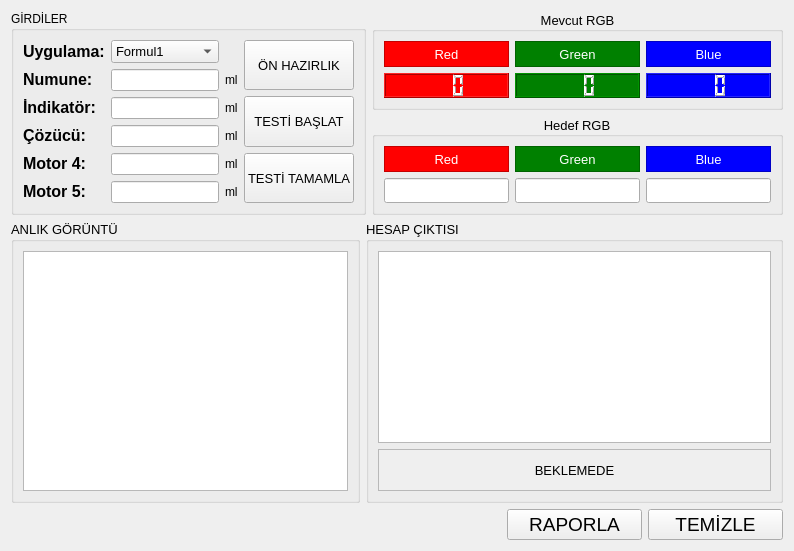
      <widget class="QWidget" name="tab_measure">
       <attribute name="title">
        <string>Ölçüm</string>
       </attribute>
       <layout class="QGridLayout" name="gridLayout_19">
        <item row="1" column="0">
         <widget class="QGroupBox" name="groupBox">
          <property name="sizePolicy">
           <sizepolicy hsizetype="Expanding" vsizetype="Expanding">
            <horstretch>0</horstretch>
            <verstretch>0</verstretch>
           </sizepolicy>
          </property>
          <property name="font">
           <font>
            <family>MS Shell Dlg 2</family>
            <pointsize>10</pointsize>
            <weight>50</weight>
            <italic>false</italic>
            <bold>false</bold>
           </font>
          </property>
          <property name="styleSheet">
           <string notr="true">font: 10pt &quot;MS Shell Dlg 2&quot;;</string>
          </property>
          <property name="title">
           <string>ANLIK GÖRÜNTÜ</string>
          </property>
          <layout class="QVBoxLayout" name="verticalLayout_11">
           <item>
            <widget class="QGraphicsView" name="graphicsView_2">
             <property name="sizePolicy">
              <sizepolicy hsizetype="Preferred" vsizetype="Preferred">
               <horstretch>0</horstretch>
               <verstretch>0</verstretch>
              </sizepolicy>
             </property>
             <property name="minimumSize">
              <size>
               <width>320</width>
               <height>240</height>
              </size>
             </property>
             <property name="maximumSize">
              <size>
               <width>960</width>
               <height>720</height>
              </size>
             </property>
             <property name="frameShadow">
              <enum>QFrame::Sunken</enum>
             </property>
             <property name="lineWidth">
              <number>4</number>
             </property>
            </widget>
           </item>
          </layout>
         </widget>
        </item>
        <item row="0" column="0" colspan="2">
         <widget class="QGroupBox" name="groupBox_3">
          <property name="sizePolicy">
           <sizepolicy hsizetype="Expanding" vsizetype="Expanding">
            <horstretch>0</horstretch>
            <verstretch>0</verstretch>
           </sizepolicy>
          </property>
          <property name="styleSheet">
           <string notr="true">font: 10pt &quot;MS Shell Dlg 2&quot;;</string>
          </property>
          <property name="title">
           <string>GİRDİLER</string>
          </property>
          <layout class="QGridLayout" name="gridLayout_16">
           <item row="0" column="0">
            <layout class="QGridLayout" name="gridLayout">
             <item row="4" column="0">
              <widget class="QLabel" name="label_40">
               <property name="text">
                <string>&lt;html&gt;&lt;head/&gt;&lt;body&gt;&lt;p&gt;&lt;span style=&quot; font-size:12pt; font-weight:600;&quot;&gt;Motor 4: &lt;/span&gt;&lt;/p&gt;&lt;/body&gt;&lt;/html&gt;</string>
               </property>
              </widget>
             </item>
             <item row="4" column="1">
              <widget class="QLineEdit" name="motor4_input">
               <property name="sizePolicy">
                <sizepolicy hsizetype="Expanding" vsizetype="Expanding">
                 <horstretch>0</horstretch>
                 <verstretch>0</verstretch>
                </sizepolicy>
               </property>
               <property name="styleSheet">
                <string notr="true">font: 18pt &quot;MS Shell Dlg 2&quot;;</string>
               </property>
              </widget>
             </item>
             <item row="4" column="2">
              <widget class="QLabel" name="label_41">
               <property name="text">
                <string>ml</string>
               </property>
              </widget>
             </item>
             <item row="0" column="0">
              <widget class="QLabel" name="label_27">
               <property name="text">
                <string>&lt;html&gt;&lt;head/&gt;&lt;body&gt;&lt;p&gt;&lt;span style=&quot; font-size:12pt; font-weight:600;&quot;&gt;Uygulama:&lt;/span&gt;&lt;/p&gt;&lt;/body&gt;&lt;/html&gt;</string>
               </property>
              </widget>
             </item>
             <item row="0" column="1">
              <widget class="QComboBox" name="formula_combobox">
               <property name="sizePolicy">
                <sizepolicy hsizetype="Expanding" vsizetype="Expanding">
                 <horstretch>0</horstretch>
                 <verstretch>0</verstretch>
                </sizepolicy>
               </property>
               <property name="font">
                <font>
                 <family>MS Shell Dlg 2</family>
                 <pointsize>10</pointsize>
                 <weight>50</weight>
                 <italic>false</italic>
                 <bold>false</bold>
                </font>
               </property>
               <property name="layoutDirection">
                <enum>Qt::LeftToRight</enum>
               </property>
               <property name="insertPolicy">
                <enum>QComboBox::NoInsert</enum>
               </property>
               <item>
                <property name="text">
                 <string>Formul1</string>
                </property>
               </item>
              </widget>
             </item>
             <item row="1" column="0">
              <widget class="QLabel" name="label_10">
               <property name="text">
                <string>&lt;html&gt;&lt;head/&gt;&lt;body&gt;&lt;p&gt;&lt;span style=&quot; font-size:12pt; font-weight:600;&quot;&gt;Numune:&lt;/span&gt;&lt;/p&gt;&lt;/body&gt;&lt;/html&gt;</string>
               </property>
              </widget>
             </item>
             <item row="1" column="2">
              <widget class="QLabel" name="label_35">
               <property name="text">
                <string>ml</string>
               </property>
              </widget>
             </item>
             <item row="1" column="1">
              <widget class="QLineEdit" name="sample_input">
               <property name="sizePolicy">
                <sizepolicy hsizetype="Expanding" vsizetype="Expanding">
                 <horstretch>0</horstretch>
                 <verstretch>0</verstretch>
                </sizepolicy>
               </property>
               <property name="styleSheet">
                <string notr="true">font: 18pt &quot;MS Shell Dlg 2&quot;;</string>
               </property>
              </widget>
             </item>
             <item row="2" column="1">
              <widget class="QLineEdit" name="indicator_input">
               <property name="sizePolicy">
                <sizepolicy hsizetype="Expanding" vsizetype="Expanding">
                 <horstretch>0</horstretch>
                 <verstretch>0</verstretch>
                </sizepolicy>
               </property>
               <property name="styleSheet">
                <string notr="true">font: 18pt &quot;MS Shell Dlg 2&quot;;</string>
               </property>
              </widget>
             </item>
             <item row="2" column="0">
              <widget class="QLabel" name="label_36">
               <property name="text">
                <string>&lt;html&gt;&lt;head/&gt;&lt;body&gt;&lt;p&gt;&lt;span style=&quot; font-size:12pt; font-weight:600;&quot;&gt;İndikatör:&lt;/span&gt;&lt;/p&gt;&lt;/body&gt;&lt;/html&gt;</string>
               </property>
              </widget>
             </item>
             <item row="2" column="2">
              <widget class="QLabel" name="label_38">
               <property name="text">
                <string>ml</string>
               </property>
              </widget>
             </item>
             <item row="3" column="2">
              <widget class="QLabel" name="label_37">
               <property name="text">
                <string>ml</string>
               </property>
              </widget>
             </item>
             <item row="3" column="1">
              <widget class="QLineEdit" name="titrant_input">
               <property name="sizePolicy">
                <sizepolicy hsizetype="Expanding" vsizetype="Expanding">
                 <horstretch>0</horstretch>
                 <verstretch>0</verstretch>
                </sizepolicy>
               </property>
               <property name="styleSheet">
                <string notr="true">font: 18pt &quot;MS Shell Dlg 2&quot;;</string>
               </property>
              </widget>
             </item>
             <item row="3" column="0">
              <widget class="QLabel" name="label_39">
               <property name="text">
                <string>&lt;html&gt;&lt;head/&gt;&lt;body&gt;&lt;p&gt;&lt;span style=&quot; font-size:12pt; font-weight:600;&quot;&gt;Çözücü:&lt;/span&gt;&lt;/p&gt;&lt;/body&gt;&lt;/html&gt;</string>
               </property>
              </widget>
             </item>
             <item row="5" column="0">
              <widget class="QLabel" name="label_42">
               <property name="text">
                <string>&lt;html&gt;&lt;head/&gt;&lt;body&gt;&lt;p&gt;&lt;span style=&quot; font-size:12pt; font-weight:600;&quot;&gt;Motor 5:&lt;/span&gt;&lt;/p&gt;&lt;/body&gt;&lt;/html&gt;</string>
               </property>
              </widget>
             </item>
             <item row="5" column="1">
              <widget class="QLineEdit" name="motor5_input">
               <property name="sizePolicy">
                <sizepolicy hsizetype="Expanding" vsizetype="Expanding">
                 <horstretch>0</horstretch>
                 <verstretch>0</verstretch>
                </sizepolicy>
               </property>
               <property name="styleSheet">
                <string notr="true">font: 18pt &quot;MS Shell Dlg 2&quot;;</string>
               </property>
              </widget>
             </item>
             <item row="5" column="2">
              <widget class="QLabel" name="label_44">
               <property name="text">
                <string>ml</string>
               </property>
              </widget>
             </item>
            </layout>
           </item>
           <item row="0" column="1">
            <layout class="QGridLayout" name="gridLayout_14">
             <item row="0" column="0">
              <widget class="QPushButton" name="preProcess_button">
               <property name="sizePolicy">
                <sizepolicy hsizetype="Expanding" vsizetype="Expanding">
                 <horstretch>0</horstretch>
                 <verstretch>0</verstretch>
                </sizepolicy>
               </property>
               <property name="font">
                <font>
                 <family>MS Shell Dlg 2</family>
                 <pointsize>10</pointsize>
                 <weight>50</weight>
                 <italic>false</italic>
                 <bold>false</bold>
                </font>
               </property>
               <property name="text">
                <string>ÖN HAZIRLIK</string>
               </property>
              </widget>
             </item>
             <item row="1" column="0">
              <widget class="QPushButton" name="start_test_button">
               <property name="sizePolicy">
                <sizepolicy hsizetype="Expanding" vsizetype="Expanding">
                 <horstretch>0</horstretch>
                 <verstretch>0</verstretch>
                </sizepolicy>
               </property>
               <property name="font">
                <font>
                 <family>MS Shell Dlg 2</family>
                 <pointsize>10</pointsize>
                 <weight>50</weight>
                 <italic>false</italic>
                 <bold>false</bold>
                </font>
               </property>
               <property name="text">
                <string>TESTİ BAŞLAT</string>
               </property>
              </widget>
             </item>
             <item row="2" column="0">
              <widget class="QPushButton" name="complete_button">
               <property name="sizePolicy">
                <sizepolicy hsizetype="Expanding" vsizetype="Expanding">
                 <horstretch>0</horstretch>
                 <verstretch>0</verstretch>
                </sizepolicy>
               </property>
               <property name="font">
                <font>
                 <family>MS Shell Dlg 2</family>
                 <pointsize>10</pointsize>
                 <weight>50</weight>
                 <italic>false</italic>
                 <bold>false</bold>
                </font>
               </property>
               <property name="text">
                <string>TESTİ TAMAMLA</string>
               </property>
              </widget>
             </item>
            </layout>
           </item>
          </layout>
         </widget>
        </item>
        <item row="1" column="1" colspan="2">
         <widget class="QGroupBox" name="groupBox_2">
          <property name="font">
           <font>
            <family>MS Shell Dlg 2</family>
            <pointsize>10</pointsize>
            <weight>50</weight>
            <italic>false</italic>
            <bold>false</bold>
           </font>
          </property>
          <property name="styleSheet">
           <string notr="true">font: 10pt &quot;MS Shell Dlg 2&quot;;</string>
          </property>
          <property name="title">
           <string>HESAP ÇIKTISI</string>
          </property>
          <layout class="QVBoxLayout" name="verticalLayout_10">
           <item>
            <widget class="QGraphicsView" name="graphicsView_output">
             <property name="frameShadow">
              <enum>QFrame::Sunken</enum>
             </property>
             <property name="lineWidth">
              <number>4</number>
             </property>
            </widget>
           </item>
           <item>
            <widget class="QLabel" name="status_label">
             <property name="sizePolicy">
              <sizepolicy hsizetype="Expanding" vsizetype="Expanding">
               <horstretch>0</horstretch>
               <verstretch>0</verstretch>
              </sizepolicy>
             </property>
             <property name="minimumSize">
              <size>
               <width>31</width>
               <height>30</height>
              </size>
             </property>
             <property name="autoFillBackground">
              <bool>true</bool>
             </property>
             <property name="frameShape">
              <enum>QFrame::StyledPanel</enum>
             </property>
             <property name="frameShadow">
              <enum>QFrame::Plain</enum>
             </property>
             <property name="lineWidth">
              <number>3</number>
             </property>
             <property name="text">
              <string>BEKLEMEDE</string>
             </property>
             <property name="alignment">
              <set>Qt::AlignCenter</set>
             </property>
            </widget>
           </item>
          </layout>
         </widget>
        </item>
        <item row="0" column="2">
         <layout class="QVBoxLayout" name="verticalLayout_9">
          <item>
           <widget class="QGroupBox" name="groupBox_Real_Time_Pointer_Color_2">
            <property name="sizePolicy">
             <sizepolicy hsizetype="Expanding" vsizetype="Expanding">
              <horstretch>0</horstretch>
              <verstretch>0</verstretch>
             </sizepolicy>
            </property>
            <property name="font">
             <font>
              <family>MS Shell Dlg 2</family>
              <pointsize>10</pointsize>
              <weight>50</weight>
              <italic>false</italic>
              <bold>false</bold>
             </font>
            </property>
            <property name="styleSheet">
             <string notr="true">font: 10pt &quot;MS Shell Dlg 2&quot;;</string>
            </property>
            <property name="title">
             <string>Mevcut RGB</string>
            </property>
            <property name="alignment">
             <set>Qt::AlignCenter</set>
            </property>
            <layout class="QVBoxLayout" name="verticalLayout_8">
             <item>
              <layout class="QGridLayout" name="gridLayout_3">
               <item row="0" column="1">
                <widget class="QLabel" name="label_Pointer_Color_Green">
                 <property name="sizePolicy">
                  <sizepolicy hsizetype="Expanding" vsizetype="Expanding">
                   <horstretch>0</horstretch>
                   <verstretch>0</verstretch>
                  </sizepolicy>
                 </property>
                 <property name="minimumSize">
                  <size>
                   <width>50</width>
                   <height>0</height>
                  </size>
                 </property>
                 <property name="autoFillBackground">
                  <bool>false</bool>
                 </property>
                 <property name="styleSheet">
                  <string notr="true">color: white;
background-color: green;</string>
                 </property>
                 <property name="frameShape">
                  <enum>QFrame::StyledPanel</enum>
                 </property>
                 <property name="frameShadow">
                  <enum>QFrame::Sunken</enum>
                 </property>
                 <property name="text">
                  <string>Green</string>
                 </property>
                 <property name="alignment">
                  <set>Qt::AlignCenter</set>
                 </property>
                </widget>
               </item>
               <item row="0" column="0">
                <widget class="QLabel" name="label_Pointer_Color_Red">
                 <property name="sizePolicy">
                  <sizepolicy hsizetype="Expanding" vsizetype="Expanding">
                   <horstretch>0</horstretch>
                   <verstretch>0</verstretch>
                  </sizepolicy>
                 </property>
                 <property name="minimumSize">
                  <size>
                   <width>50</width>
                   <height>0</height>
                  </size>
                 </property>
                 <property name="autoFillBackground">
                  <bool>false</bool>
                 </property>
                 <property name="styleSheet">
                  <string notr="true">color: white;
background-color: red;</string>
                 </property>
                 <property name="frameShape">
                  <enum>QFrame::StyledPanel</enum>
                 </property>
                 <property name="frameShadow">
                  <enum>QFrame::Sunken</enum>
                 </property>
                 <property name="lineWidth">
                  <number>10</number>
                 </property>
                 <property name="text">
                  <string>Red</string>
                 </property>
                 <property name="alignment">
                  <set>Qt::AlignCenter</set>
                 </property>
                </widget>
               </item>
               <item row="0" column="2">
                <widget class="QLabel" name="label_Pointer_Color_Blue">
                 <property name="sizePolicy">
                  <sizepolicy hsizetype="Expanding" vsizetype="Expanding">
                   <horstretch>0</horstretch>
                   <verstretch>0</verstretch>
                  </sizepolicy>
                 </property>
                 <property name="minimumSize">
                  <size>
                   <width>50</width>
                   <height>0</height>
                  </size>
                 </property>
                 <property name="autoFillBackground">
                  <bool>false</bool>
                 </property>
                 <property name="styleSheet">
                  <string notr="true">color: white;
background-color: blue;</string>
                 </property>
                 <property name="frameShape">
                  <enum>QFrame::StyledPanel</enum>
                 </property>
                 <property name="frameShadow">
                  <enum>QFrame::Sunken</enum>
                 </property>
                 <property name="text">
                  <string>Blue</string>
                 </property>
                 <property name="alignment">
                  <set>Qt::AlignCenter</set>
                 </property>
                </widget>
               </item>
               <item row="1" column="0">
                <widget class="QLCDNumber" name="lcdNumber_Pointer_R">
                 <property name="sizePolicy">
                  <sizepolicy hsizetype="Expanding" vsizetype="Expanding">
                   <horstretch>0</horstretch>
                   <verstretch>0</verstretch>
                  </sizepolicy>
                 </property>
                 <property name="minimumSize">
                  <size>
                   <width>50</width>
                   <height>0</height>
                  </size>
                 </property>
                 <property name="styleSheet">
                  <string notr="true">color: white;
background-color: red;</string>
                 </property>
                 <property name="digitCount">
                  <number>3</number>
                 </property>
                 <property name="mode">
                  <enum>QLCDNumber::Dec</enum>
                 </property>
                </widget>
               </item>
               <item row="1" column="2">
                <widget class="QLCDNumber" name="lcdNumber_Pointer_B">
                 <property name="sizePolicy">
                  <sizepolicy hsizetype="Expanding" vsizetype="Expanding">
                   <horstretch>0</horstretch>
                   <verstretch>0</verstretch>
                  </sizepolicy>
                 </property>
                 <property name="minimumSize">
                  <size>
                   <width>50</width>
                   <height>0</height>
                  </size>
                 </property>
                 <property name="styleSheet">
                  <string notr="true">color: white;
background-color: blue;</string>
                 </property>
                 <property name="digitCount">
                  <number>3</number>
                 </property>
                 <property name="mode">
                  <enum>QLCDNumber::Dec</enum>
                 </property>
                </widget>
               </item>
               <item row="1" column="1">
                <widget class="QLCDNumber" name="lcdNumber_Pointer_G">
                 <property name="sizePolicy">
                  <sizepolicy hsizetype="Expanding" vsizetype="Expanding">
                   <horstretch>0</horstretch>
                   <verstretch>0</verstretch>
                  </sizepolicy>
                 </property>
                 <property name="minimumSize">
                  <size>
                   <width>50</width>
                   <height>0</height>
                  </size>
                 </property>
                 <property name="styleSheet">
                  <string notr="true">color: white;
background-color: green;</string>
                 </property>
                 <property name="digitCount">
                  <number>3</number>
                 </property>
                 <property name="mode">
                  <enum>QLCDNumber::Dec</enum>
                 </property>
                </widget>
               </item>
              </layout>
             </item>
            </layout>
           </widget>
          </item>
          <item>
           <widget class="QGroupBox" name="groupBox_4">
            <property name="font">
             <font>
              <family>MS Shell Dlg 2</family>
              <pointsize>10</pointsize>
              <weight>50</weight>
              <italic>false</italic>
              <bold>false</bold>
             </font>
            </property>
            <property name="layoutDirection">
             <enum>Qt::LeftToRight</enum>
            </property>
            <property name="styleSheet">
             <string notr="true">font: 10pt &quot;MS Shell Dlg 2&quot;;</string>
            </property>
            <property name="title">
             <string>Hedef RGB</string>
            </property>
            <property name="alignment">
             <set>Qt::AlignCenter</set>
            </property>
            <layout class="QVBoxLayout" name="verticalLayout_6">
             <item>
              <layout class="QGridLayout" name="gridLayout_2">
               <item row="0" column="0">
                <widget class="QLabel" name="label_Pointer_Color_Red_2">
                 <property name="sizePolicy">
                  <sizepolicy hsizetype="Expanding" vsizetype="Expanding">
                   <horstretch>0</horstretch>
                   <verstretch>0</verstretch>
                  </sizepolicy>
                 </property>
                 <property name="minimumSize">
                  <size>
                   <width>50</width>
                   <height>0</height>
                  </size>
                 </property>
                 <property name="autoFillBackground">
                  <bool>false</bool>
                 </property>
                 <property name="styleSheet">
                  <string notr="true">color: white;
background-color: red;</string>
                 </property>
                 <property name="frameShape">
                  <enum>QFrame::StyledPanel</enum>
                 </property>
                 <property name="frameShadow">
                  <enum>QFrame::Sunken</enum>
                 </property>
                 <property name="lineWidth">
                  <number>10</number>
                 </property>
                 <property name="text">
                  <string>Red</string>
                 </property>
                 <property name="alignment">
                  <set>Qt::AlignCenter</set>
                 </property>
                </widget>
               </item>
               <item row="0" column="1">
                <widget class="QLabel" name="label_Pointer_Color_Green_2">
                 <property name="sizePolicy">
                  <sizepolicy hsizetype="Expanding" vsizetype="Expanding">
                   <horstretch>0</horstretch>
                   <verstretch>0</verstretch>
                  </sizepolicy>
                 </property>
                 <property name="minimumSize">
                  <size>
                   <width>50</width>
                   <height>0</height>
                  </size>
                 </property>
                 <property name="autoFillBackground">
                  <bool>false</bool>
                 </property>
                 <property name="styleSheet">
                  <string notr="true">color: white;
background-color: green;</string>
                 </property>
                 <property name="frameShape">
                  <enum>QFrame::StyledPanel</enum>
                 </property>
                 <property name="frameShadow">
                  <enum>QFrame::Sunken</enum>
                 </property>
                 <property name="text">
                  <string>Green</string>
                 </property>
                 <property name="alignment">
                  <set>Qt::AlignCenter</set>
                 </property>
                </widget>
               </item>
               <item row="0" column="2">
                <widget class="QLabel" name="label_Pointer_Color_Blue_2">
                 <property name="sizePolicy">
                  <sizepolicy hsizetype="Expanding" vsizetype="Expanding">
                   <horstretch>0</horstretch>
                   <verstretch>0</verstretch>
                  </sizepolicy>
                 </property>
                 <property name="minimumSize">
                  <size>
                   <width>50</width>
                   <height>0</height>
                  </size>
                 </property>
                 <property name="autoFillBackground">
                  <bool>false</bool>
                 </property>
                 <property name="styleSheet">
                  <string notr="true">color: white;
background-color: blue;</string>
                 </property>
                 <property name="frameShape">
                  <enum>QFrame::StyledPanel</enum>
                 </property>
                 <property name="frameShadow">
                  <enum>QFrame::Sunken</enum>
                 </property>
                 <property name="text">
                  <string>Blue</string>
                 </property>
                 <property name="alignment">
                  <set>Qt::AlignCenter</set>
                 </property>
                </widget>
               </item>
               <item row="1" column="0">
                <widget class="QLineEdit" name="target_input_R">
                 <property name="sizePolicy">
                  <sizepolicy hsizetype="Expanding" vsizetype="Expanding">
                   <horstretch>0</horstretch>
                   <verstretch>0</verstretch>
                  </sizepolicy>
                 </property>
                 <property name="font">
                  <font>
                   <family>MS Shell Dlg 2</family>
                   <pointsize>10</pointsize>
                   <weight>50</weight>
                   <italic>false</italic>
                   <bold>false</bold>
                  </font>
                 </property>
                </widget>
               </item>
               <item row="1" column="1">
                <widget class="QLineEdit" name="target_input_G">
                 <property name="sizePolicy">
                  <sizepolicy hsizetype="Expanding" vsizetype="Expanding">
                   <horstretch>0</horstretch>
                   <verstretch>0</verstretch>
                  </sizepolicy>
                 </property>
                 <property name="font">
                  <font>
                   <family>MS Shell Dlg 2</family>
                   <pointsize>10</pointsize>
                   <weight>50</weight>
                   <italic>false</italic>
                   <bold>false</bold>
                  </font>
                 </property>
                </widget>
               </item>
               <item row="1" column="2">
                <widget class="QLineEdit" name="target_input_B">
                 <property name="sizePolicy">
                  <sizepolicy hsizetype="Expanding" vsizetype="Expanding">
                   <horstretch>0</horstretch>
                   <verstretch>0</verstretch>
                  </sizepolicy>
                 </property>
                 <property name="font">
                  <font>
                   <family>MS Shell Dlg 2</family>
                   <pointsize>10</pointsize>
                   <weight>50</weight>
                   <italic>false</italic>
                   <bold>false</bold>
                  </font>
                 </property>
                </widget>
               </item>
              </layout>
             </item>
            </layout>
           </widget>
          </item>
         </layout>
        </item>
        <item row="2" column="2">
         <layout class="QHBoxLayout" name="horizontalLayout_7">
          <item>
           <spacer name="horizontalSpacer_3">
            <property name="orientation">
             <enum>Qt::Horizontal</enum>
            </property>
            <property name="sizeHint" stdset="0">
             <size>
              <width>40</width>
              <height>20</height>
             </size>
            </property>
           </spacer>
          </item>
          <item>
           <widget class="QPushButton" name="report_button">
            <property name="sizePolicy">
             <sizepolicy hsizetype="Expanding" vsizetype="Expanding">
              <horstretch>0</horstretch>
              <verstretch>0</verstretch>
             </sizepolicy>
            </property>
            <property name="font">
             <font>
              <family>MS Shell Dlg 2</family>
              <pointsize>14</pointsize>
              <weight>9</weight>
              <italic>false</italic>
              <bold>false</bold>
             </font>
            </property>
            <property name="styleSheet">
             <string notr="true">font: 75 14pt &quot;MS Shell Dlg 2&quot;;</string>
            </property>
            <property name="text">
             <string>RAPORLA</string>
            </property>
           </widget>
          </item>
          <item>
           <widget class="QPushButton" name="clean_button">
            <property name="sizePolicy">
             <sizepolicy hsizetype="Expanding" vsizetype="Expanding">
              <horstretch>0</horstretch>
              <verstretch>0</verstretch>
             </sizepolicy>
            </property>
            <property name="font">
             <font>
              <family>MS Shell Dlg 2</family>
              <pointsize>14</pointsize>
              <weight>9</weight>
              <italic>false</italic>
              <bold>false</bold>
             </font>
            </property>
            <property name="styleSheet">
             <string notr="true">font: 75 14pt &quot;MS Shell Dlg 2&quot;;</string>
            </property>
            <property name="text">
             <string>TEMİZLE</string>
            </property>
           </widget>
          </item>
         </layout>
        </item>
       </layout>
      </widget>
